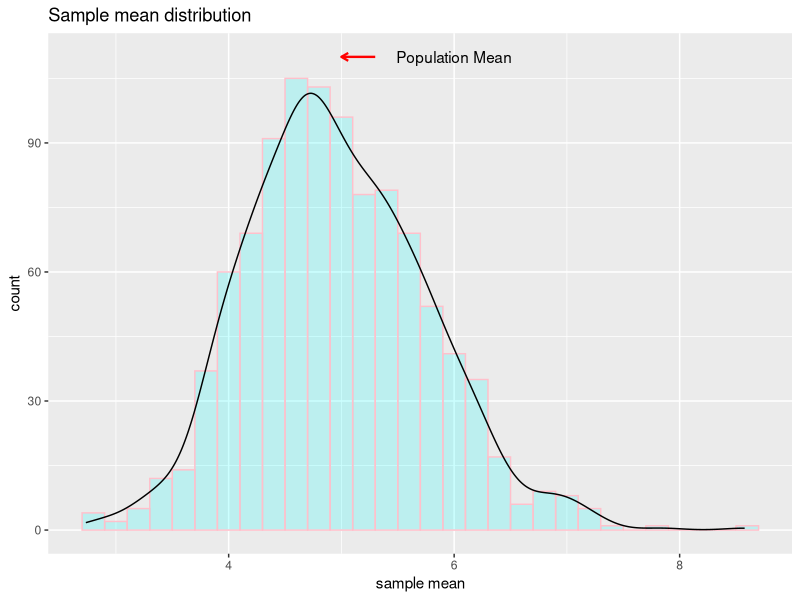
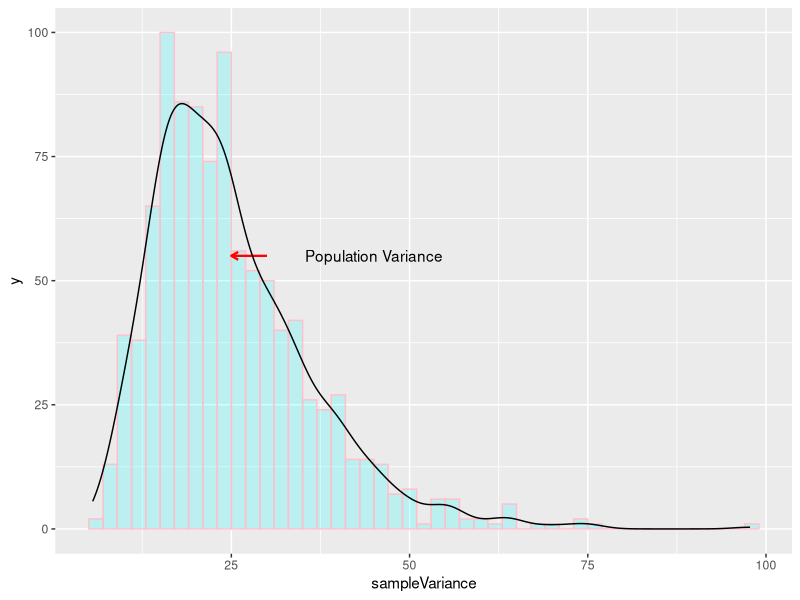

Generate these figures, in order, with R: (Note: this script raises an error after producing the figures.)
## ---- chunk 1
knitr::opts_chunk$set(fig.path='Figs/', warning=FALSE, cache=TRUE)
## ---- chunk 2
nsim <- 1000
sampleSize <- 40
lambda <- 0.2

set.seed(17)

simResults <- matrix(rexp(sampleSize*nsim, lambda), sampleSize, nsim)
dim(simResults)
## ---- chunk 3
sampleMeans <- apply(simResults, 2, mean)
library(ggplot2)
library(grid)
plot <- ggplot(data=NULL, aes(x=sampleMeans))
plot <- plot + geom_histogram(binwidth = 0.2,
                      fill=I("cyan"), col=I("pink"), 
                      alpha=I(.2))
plot <- plot + labs(title = 'Sample mean distribution',
              x = 'sample mean', y = 'count')
plot <- plot + geom_vline(x=5, size = 0.8) + 
      annotate("text", label="Population Mean", y = 110, x = 6) +
      annotate('segment', x=5.3, y=110, xend=5, yend=110, size=0.8, col='red',
      arrow=arrow(length=unit(.2, 'cm')))
plot + geom_density(aes(y=..density..*(1000*0.2)))
## ---- chunk 4
mean(sampleMeans)
1/lambda
## ---- chunk 5
var(sampleMeans)
(1/lambda)^2/sampleSize
## ---- chunk 6
sampleVariance <- apply(simResults, 2, var)
library(ggplot2)
library(grid)
plot <- ggplot(data = NULL, aes(x=sampleVariance))
plot <- plot + geom_histogram(binwidth = 2,  main = "Sample Variance Distribution", 
              xlab = "Sample Variance",  
              fill=I("cyan"), col=I("pink"), 
              alpha=I(.2))

plot <- plot + geom_vline(x=25, size = 0.8) + 
      annotate('text', label='Population Variance', y = 55, x = 45) +
      annotate('segment', x=30, y=55, xend=25, yend=55, size=0.8, col='red',
      arrow=arrow(length=unit(.2, 'cm')))

plot + geom_density(aes(y=..density..*(1000*2)))
## ---- chunk 7
mean(sampleVariance)
(1/lambda)^2
## ---- chunk 8
library(ggplot2)
x <- seq(0,25,0.05)
plot <- ggplot(data=NULL, aes(x=x))
plot <- plot + stat_function(fun=dexp, args=list(rate=lambda), col = 'red', size = 1)
plot + labs(title='Exponential Distribution')
## ---- chunk 9
library(ggplot2)
plot <- ggplot(data=NULL, aes(sample = sampleMeans))
plot <- plot + stat_qq(distribution = qnorm, dparams = list(mean=mean(sampleMeans), sd = sd(sampleMeans)),size = 4, type='2')
plot + geom_abline(slope=1, size = .8, col = 'green') +
  labs(title='qqplot of sample means vs normal distribution', x='Normal Distribution',y='Sample Mean Distribution')
